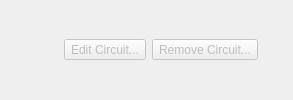
    <widget class="QWidget" name="widget_circuit" native="true">
     <layout class="QHBoxLayout" name="horizontalLayout_7">
      <property name="topMargin">
       <number>4</number>
      </property>
      <property name="bottomMargin">
       <number>4</number>
      </property>
      <item>
       <widget class="QLabel" name="lbl_circuit">
        <property name="textFormat">
         <enum>Qt::RichText</enum>
        </property>
       </widget>
      </item>
      <item>
       <spacer name="horizontalSpacer_4">
        <property name="orientation">
         <enum>Qt::Horizontal</enum>
        </property>
        <property name="sizeHint" stdset="0">
         <size>
          <width>40</width>
          <height>20</height>
         </size>
        </property>
       </spacer>
      </item>
      <item>
       <widget class="QToolButton" name="tbtn_edit_circuit">
        <property name="enabled">
         <bool>false</bool>
        </property>
        <property name="sizePolicy">
         <sizepolicy hsizetype="Minimum" vsizetype="Fixed">
          <horstretch>0</horstretch>
          <verstretch>0</verstretch>
         </sizepolicy>
        </property>
        <property name="statusTip">
         <string>Edit the selected circuit</string>
        </property>
        <property name="text">
         <string>Edit Circuit...</string>
        </property>
        <property name="icon">
         <iconset resource="../rc/resources.qrc">
          <normaloff>:/images/images/edit.png</normaloff>:/images/images/edit.png</iconset>
        </property>
        <property name="iconSize">
         <size>
          <width>16</width>
          <height>16</height>
         </size>
        </property>
        <property name="toolButtonStyle">
         <enum>Qt::ToolButtonTextBesideIcon</enum>
        </property>
       </widget>
      </item>
      <item>
       <widget class="QToolButton" name="tbtn_remove_circuit">
        <property name="enabled">
         <bool>false</bool>
        </property>
        <property name="sizePolicy">
         <sizepolicy hsizetype="Minimum" vsizetype="Fixed">
          <horstretch>0</horstretch>
          <verstretch>0</verstretch>
         </sizepolicy>
        </property>
        <property name="statusTip">
         <string>Remove the selected circuit</string>
        </property>
        <property name="text">
         <string>Remove Circuit...</string>
        </property>
        <property name="icon">
         <iconset resource="../rc/resources.qrc">
          <normaloff>:/images/images/remove16.png</normaloff>:/images/images/remove16.png</iconset>
        </property>
        <property name="iconSize">
         <size>
          <width>16</width>
          <height>16</height>
         </size>
        </property>
        <property name="toolButtonStyle">
         <enum>Qt::ToolButtonTextBesideIcon</enum>
        </property>
       </widget>
      </item>
      <item>
       <widget class="QPushButton" name="btn_clear_circuit">
        <property name="maximumSize">
         <size>
          <width>18</width>
          <height>18</height>
         </size>
        </property>
        <property name="statusTip">
         <string>Clear selection</string>
        </property>
        <property name="icon">
         <iconset resource="../rc/resources.qrc">
          <normaloff>:/images/images/clear.png</normaloff>:/images/images/clear.png</iconset>
        </property>
        <property name="flat">
         <bool>true</bool>
        </property>
       </widget>
      </item>
     </layout>
    </widget>
